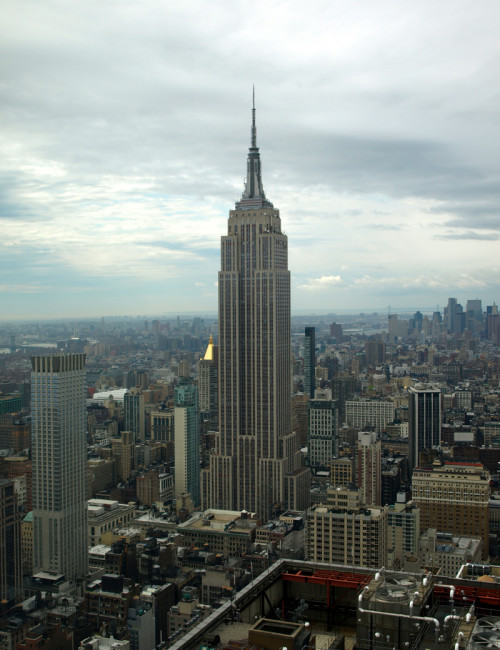
#> input picture empire_state_building/img/esb2.jpg, 500 x 650 px
$ python -i discard_code.py   (imports and definitions only)
#> lines starting #> are read from the running program, lines starting #| are printed output that depends on the picture; long printed decimals are rounded; pictures that were not available may be replaced by others from this repository, and a replacement may not be noted
# 코드 임시 저장소
from typing import Union, Sequence

import cv2 as cv
import numpy as np
from cv2.typing import MatLike

not_esb_img_paths = [
    "img/not-esb-seoul.jpg",
    "img/not-esb-one_world_trade_center1.jpg",
    # "img/not-esb-one_world_trade_center3.jpg",
    # "img/not-esb-one_world_trade_center2.jpg",
]


def waitKey() -> bool:
    c = cv.waitKey()
    cv.destroyAllWindows()
    if c == 27:
        return True
    return False


def _getDescriptor(filename) -> Union[np.ndarray, None]:
#> called with filename = 'img/esb2.jpg'
    src: np.ndarray = cv.imread(filename, cv.IMREAD_GRAYSCALE)
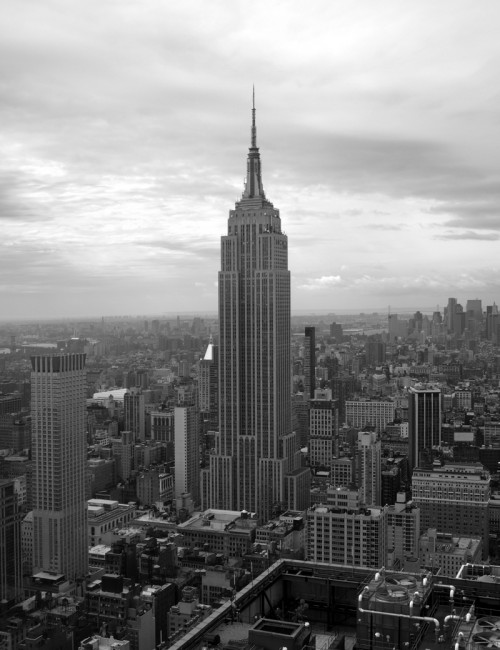
#> src: shape (650, 500); min 0, max 255, mean 135.1

    if src is None:
        print(f"Image load failed! (filename: {filename})")
        return None

    # detector = cv.SIFT_create()
    detector: cv.Feature2D = cv.KAZE_create()

    esb_kp: Sequence[cv.KeyPoint]
    esb_desc: np.ndarray
    esb_kp, esb_desc = detector.detectAndCompute(src, None)
#> esb_kp = 754 keypoints; strongest (x, y, size): (208, 354, 8.1), (208, 355, 5.8), (148, 592, 9.5), (468, 616, 5.8)

    desc_count: int = esb_desc.shape[0]
#> desc_count = 754
    exclude_mask: np.ndarray = np.full((desc_count,), False)

    for p in not_esb_img_paths:
        not_esb_src: MatLike = cv.imread(p, cv.IMREAD_GRAYSCALE)

        not_esb_kp: Sequence[cv.KeyPoint]
        not_esb_desc: np.ndarray
        not_esb_kp, not_esb_desc = detector.detectAndCompute(not_esb_src, None)
#> not_esb_kp has the same summary as esb_kp

        matcher: cv.DescriptorMatcher = cv.BFMatcher_create(cv.NORM_L2)
        matches: Sequence[cv.DMatch] = matcher.match(esb_desc, not_esb_desc)
#> matches = 754 matches
        # [7 lines of commented-out code are left out]

        max_dist = max(matches, key=lambda x: x.distance).distance
#> max_dist = 0
        min_dist = min(matches, key=lambda x: x.distance).distance
#> min_dist = 0
        mean_dist = (max_dist + min_dist) / 2
#> mean_dist = 0

        print("max", max_dist)
#| max 0.0
        print("min", min_dist)
#| min 0.0
        print("mean", mean_dist)
#| mean 0.0

        filtered_match = filter(lambda x: x.distance < mean_dist, matches)

        for m in filtered_match:
            exclude_mask[m.queryIdx] = True
#> this loop made 0 passes
        print(len(matches))
#| 754
        print(np.count_nonzero(exclude_mask))
#| 0
#> pass 2 of the loop in _getDescriptor, `for p in not_esb_img_paths:`:
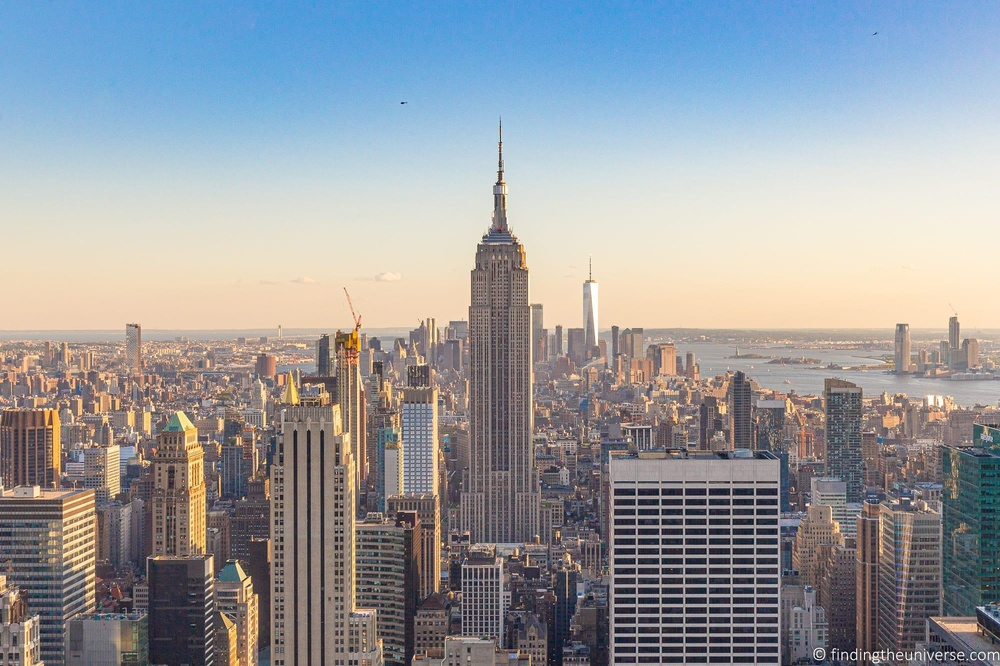
#> input picture empire_state_building/img/esb4.jpg, 1000 x 666 px, shrunk from 2000 x 1333 before the run, given in place of not-esb-one_world_trade_center1.jpg, which was not available
#> in _getDescriptor, `not_esb_src: MatLike = cv.imread(p, cv.IMREAD_GRAYSCALE)`:
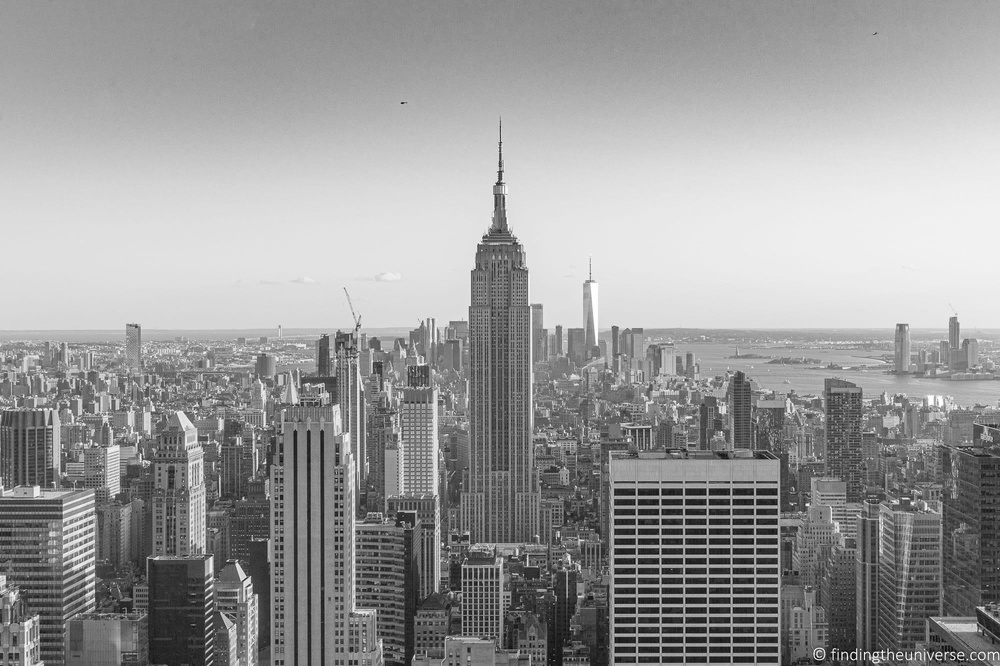
#> not_esb_src: shape (666, 1000); min 0, max 255, mean 153.9
#> not_esb_kp = 2872 keypoints; strongest (x, y, size): (36, 491, 8.9), (962, 628, 21.6), (13, 596, 7.8), (210, 565, 9.5)
#> max_dist = 0.731
#> min_dist = 0.15
#> mean_dist = 0.441
#| max 0.7315
#| min 0.1498
#| mean 0.4406
#| 754
#| 570

        # [8 lines of commented-out code are left out]

    desc = esb_desc[exclude_mask]

    print('total', np.count_nonzero(exclude_mask))
#| total 570

    # 시각화 용
    kp = []
    for i in range(len(esb_kp)):
        if not exclude_mask[i]:
            kp.append(esb_kp[i])
#> after the loop, kp = 184 keypoints; strongest (x, y, size): (253, 155, 35.4), (377, 634, 5.4), (306, 624, 3.5), (104, 550, 5.8)

    dst = cv.drawKeypoints(src, kp, None, (-1, -1, -1))
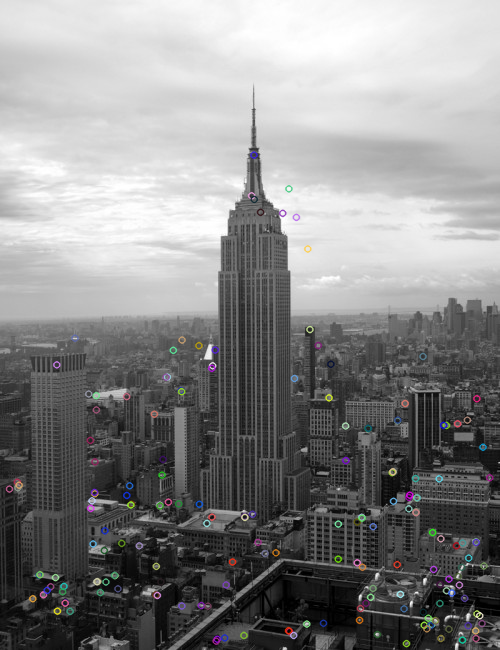
#> dst: shape (650, 500, 3); mean of channels 0, 1, 2 135.9, 135.8, 135.9; drawn as B, G, R
    dst_origin = cv.drawKeypoints(src, esb_kp, None, (-1, -1, -1))
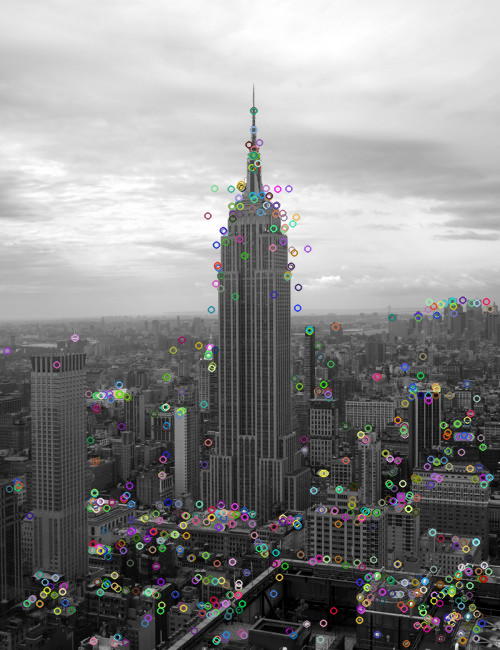
#> dst_origin: shape (650, 500, 3); mean of channels 0, 1, 2 136.8, 136.9, 137; drawn as B, G, R
    cv.imshow('dst', dst)
    cv.imshow('origin', dst_origin)

    return desc

>>> result = _getDescriptor('img/esb2.jpg')
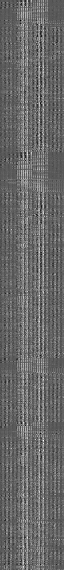
#> result: shape (570, 64) float32; min -0.349, max 0.676, mean 0.0714; drawn with min black and max white
